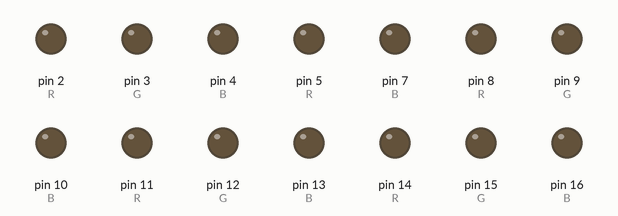
Simulated run of this sketch. Board: Arduino Uno, built with avr-gcc and run on an emulated ATmega328P. Parts: output pins drawn as LEDs (lit = HIGH).

Above: at 0.3 s.
At 4.0 s:
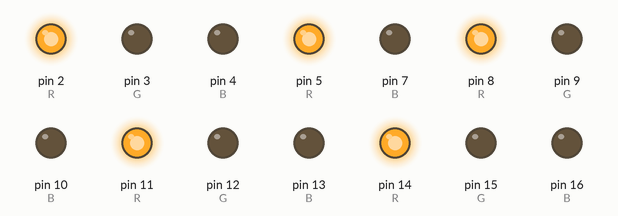
At 4.1 s:
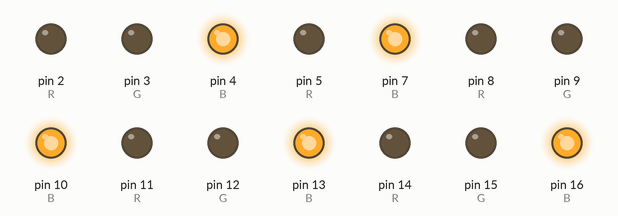
At 9.92 s:
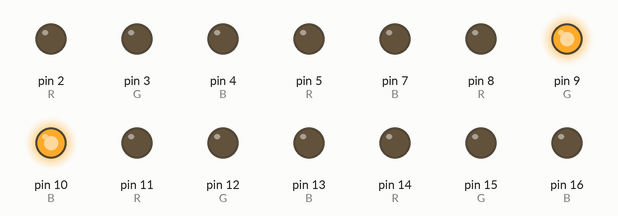
At 17.04 s:
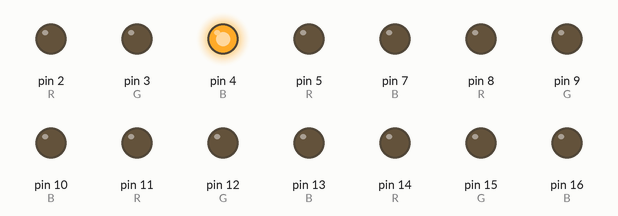
At 21.84 s:
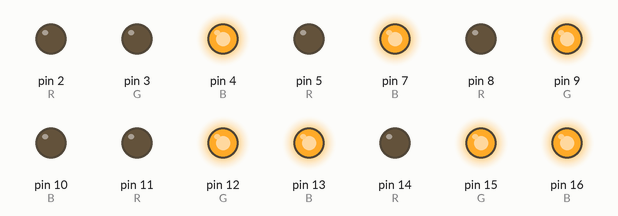
Timing chart, 0 to 22.1 s (numbered marks = the images above):
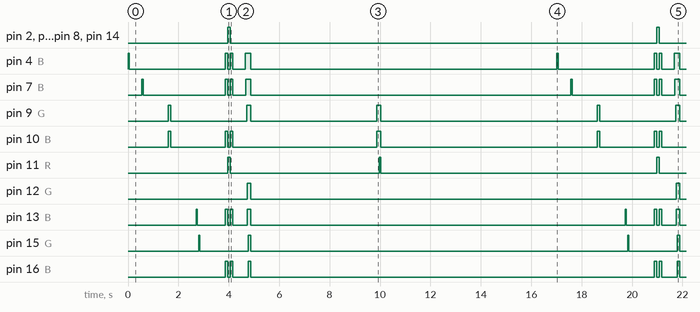

The sketch:

cloud_lamp.ino
```cpp
int R;
int G;
int B;

void setup()
{
  pinMode(2, OUTPUT);
  pinMode(3, OUTPUT);
  pinMode(4, OUTPUT);

  pinMode(5, OUTPUT);
  pinMode(6, OUTPUT);
  pinMode(7, OUTPUT);

  pinMode(8, OUTPUT);
  pinMode(9, OUTPUT);
  pinMode(10, OUTPUT);

  pinMode(11, OUTPUT);
  pinMode(12, OUTPUT);
  pinMode(13, OUTPUT);

  pinMode(14, OUTPUT);
  pinMode(15, OUTPUT);
  pinMode(16, OUTPUT);
}

void loop()
{
  setColor(1, 0, 0, 255);
  delay(50);
  setColor(1, 0, 0, 0);
  delay(500);

  setColor(2, 0, 0, 255);
  delay(50);
  setColor(2, 0, 0, 0);
  delay(1000);

  setColor(3, 0, 255, 255);
  delay(100);
  setColor(3, 0, 0, 0);
  delay(1000);

  setColor(4, 0, 0, 250);
  delay(50);
  setColor(4, 0, 0, 0);
  delay(50);

  setColor(5, 0, 255, 0);
  delay(50);
  setColor(5, 0, 0, 0);
  delay(1000);

  setColor(1, 0, 0, 255);
  setColor(2, 0, 0, 255);
  setColor(3, 0, 0, 255);
  setColor(4, 0, 0, 255);
  setColor(5, 0, 0, 255);
  delay(100);

  setColor(1, 255, 0, 0);
  setColor(2, 255, 0, 0);
  setColor(3, 255, 0, 0);
  setColor(4, 255, 0, 0);
  setColor(5, 255, 0, 0);
  delay(100);

  setColor(1, 0, 0, 255);
  setColor(2, 0, 0, 255);
  setColor(3, 0, 0, 255);
  setColor(4, 0, 0, 255);
  setColor(5, 0, 0, 255);
  delay(100);
  setColor(1, 0, 0, 0);
  setColor(2, 0, 0, 0);
  setColor(3, 0, 0, 0);
  setColor(4, 0, 0, 0);
  setColor(5, 0, 0, 0);
  delay(500);

  setColor(1, 0, 0, 255);
  delay(30);
  setColor(2, 0, 0, 255);
  delay(30);
  setColor(3, 0, 255, 0);
  delay(30);
  setColor(4, 0, 255, 255);
  delay(30);
  setColor(5, 0, 255, 255);
  delay(100);
  setColor(1, 0, 0, 0);
  setColor(2, 0, 0, 0);
  setColor(3, 0, 0, 0);
  setColor(4, 0, 0, 0);
  setColor(5, 0, 0, 0);
  delay(5000);

  setColor(3, 0, 255, 255);
  delay(100);
  setColor(4, 255, 0, 0);
  delay(50);
  setColor(3, 0, 0, 0);
  setColor(4, 0, 0, 0);
  delay(7000);

}

void setColor(int ledNum, int colorR, int colorG, int colorB)
{
  #ifdef COMMON_ANODE
    red = 255, 0, 0
    green = 0, 255, 0
    blue = 0, 0, 255
    aqua = 0, 255, 255
    off = 0, 0, 0
  #endif

  switch(ledNum){
    case 1:
      R = 2;
      G = 3;
      B = 4;
      break;
    case 2:
      R = 5;
      G = 6;
      B = 7;
      break;
    case 3:
      R = 8;
      G = 9;
      B = 10;
      break;
    case 4:
      R = 11;
      G = 12;
      B = 13;
      break;
    case 5:
      R = 14;
      G = 15;
      B = 16;
      break;
  }

  analogWrite(R, colorR);
  analogWrite(G, colorG);
  analogWrite(B, colorB);

}
```

Measured:
- by itself, pin 2 (R), pin 5 (R), pin 8 (R), pin 14 (R): alternates HIGH for 0.10 s and LOW for 16.9 s
- by itself, pin 4 (B): repeats every 17.0 s: LOW 3.8 s, HIGH 0.10 s, LOW 0.10 s, HIGH 0.10 s, LOW 0.50 s, HIGH 0.22 s, LOW 12.2 s, HIGH 0.05 s
- by itself, pin 7 (B): repeats every 17.0 s: LOW 3.3 s, HIGH 0.10 s, LOW 0.10 s, HIGH 0.10 s, LOW 0.53 s, HIGH 0.19 s, LOW 12.7 s, HIGH 0.05 s
- by itself, pin 9 (G): repeats every 17.0 s: LOW 3.0 s, HIGH 0.16 s, LOW 5.0 s, HIGH 0.15 s, LOW 8.6 s, HIGH 0.10 s
- by itself, pin 10 (B): repeats every 17.0 s: LOW 2.2 s, HIGH 0.10 s, LOW 0.10 s, HIGH 0.10 s, LOW 5.7 s, HIGH 0.15 s, LOW 8.6 s, HIGH 0.10 s
- by itself, pin 11 (R): repeats every 17.0 s: LOW 5.9 s, HIGH 0.05 s, LOW 11.0 s, HIGH 0.10 s
- by itself, pin 12 (G): alternates HIGH for 0.13 s and LOW for 16.9 s
- by itself, pin 13 (B): repeats every 17.0 s: LOW 1.1 s, HIGH 0.10 s, LOW 0.10 s, HIGH 0.10 s, LOW 0.59 s, HIGH 0.13 s, LOW 14.9 s, HIGH 0.05 s
